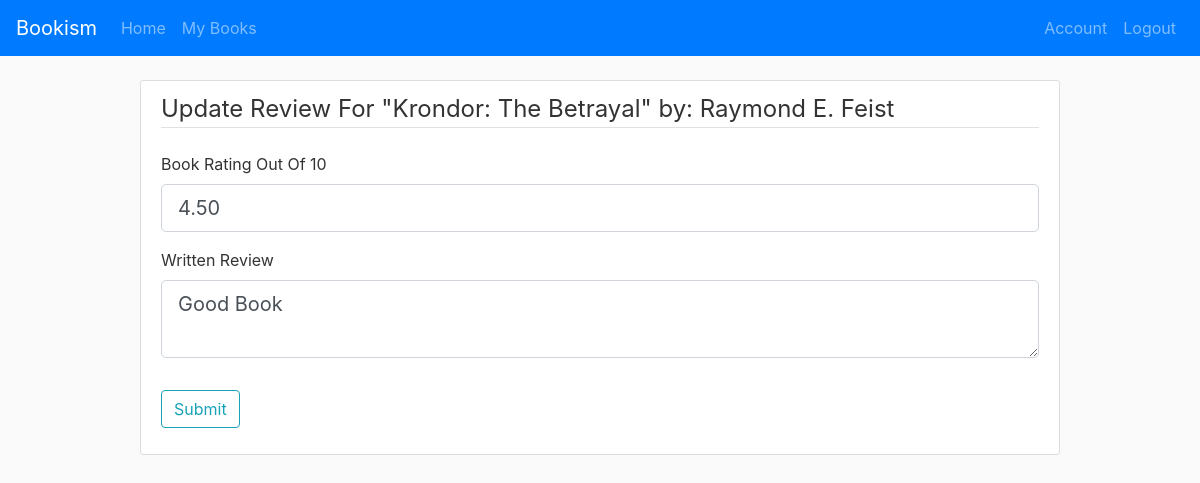
Before: /review/1 (signed in) with the older database file.
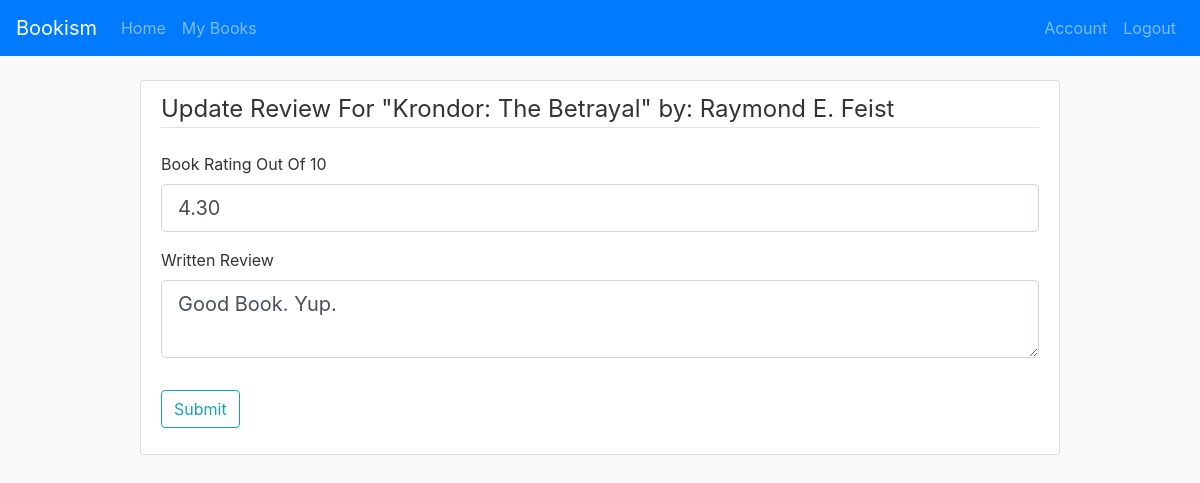
After: the same page with the newer database file.
### project1/models.py (models this page shows)
class Book(db.Model):
    id = db.Column(db.Integer, primary_key=True)
    isbn = db.Column(db.String(25), nullable=False)
    title = db.Column(db.String(50), nullable=False)
    author = db.Column(db.String(25), nullable=False)
    year = db.Column(db.Integer, nullable=False)
    count_ratings = db.Column(db.Integer)
    overall_rating = db.Column(db.Float)
    reviews = db.relationship("Review", back_populates="books")

class Review(db.Model):
    book_id = db.Column(db.String(25), db.ForeignKey('book.id'), primary_key = True)
    user_id = db.Column(db.Integer, db.ForeignKey('user.id'), primary_key = True)
    username = db.Column(db.String(25), nullable=False)
    bookname = db.Column(db.String(50), nullable=False)
    review = db.Column(db.Text)
    rating = db.Column(db.Float)
    books = db.relationship("Book", back_populates="reviews")
    users = db.relationship("User", back_populates="reviews")

### project1/routes.py (the view, shortened to what this page needs)
@app.route('/review/<int:id>', methods=['GET', 'POST'])
@login_required
def review(id):
    form = ReviewForm()            # Create the form
    book = Book.query.get(int(id)) # Get the book from the database
    r = Review.query.filter_by(book_id=id, user_id=current_user.id).first()
    heading = "New" # Used as aheading in the HTML
    if book is None:  # Check that the book exists
        flash('That Book ID Is Invalid', 'info')
        redirect(url_for('index'))
    if r:
        form.review.data = r.review
        form.rating.data = r.rating
        heading = "Update"
    return render_template('review.html', heading=heading, form=form, book=book)

### project1/forms.py
class ReviewForm(FlaskForm):
    rating =  DecimalField('Book Rating Out Of 10',
        validators=([DataRequired(), NumberRange(min=0, max=10)]))
    review = TextAreaField('Written Review')
    submit = SubmitField('Submit')

### project1/models.py (called while the page is built)
@login_manager.user_loader
def load_user(user_id):
    return User.query.get(int(user_id))

### project1/templates/review.html (shortened to what this page needs)
{% extends "index.html" %}
{% block body %}
<div class="content-section">
  <form action="" method="post">
    <fieldset class="form-group">
      <legend class="border-bottom mb-4">{{ heading }}  Review  For  "{{ book.title }}"   by:  {{ book.author }}</legend>
      <div class="form-group">
        {{ form.rating.label(class="form-control-label") }}
        {% if form.rating.errors %}
          {{ form.rating(class="form-control form-control-lg is-invalid") }}
          <div class="invalid-feedback">
            {% for error in form.rating.errors %}
              <span>{{ error }}</span>
            {% endfor %}
          </div>
        {% else %}
          {{ form.rating(class="form-control form-control-lg") }}
        {% endif %}
      </div>
      <div class="form-group">
        {{ form.review.label(class="form-control-label") }}
        {% if form.review.errors %}
          {{ form.review(class="form-control form-control-lg is-invalid") }}
          <div class="invalid-feedback">
            {% for error in form.review.errors %}
              <span>{{ error }}</span>
            {% endfor %}
          </div>
        {% else %}
          {{ form.review(class="form-control form-control-lg") }}
        {% endif %}
      </div>
    </fieldset>
    <div class="form-group">
      {{ form.submit(class="btn btn-outline-info") }}
    </div>
  </form>
</div>
{% endblock %}

### project1/templates/index.html (shortened to what this page needs)
<!DOCTYPE html>
<html>
  <head>
    <link rel="stylesheet" href="https://stackpath.bootstrapcdn.com/bootstrap/4.5.0/css/bootstrap.min.css"
>
    <link rel="stylesheet" type="text/css" href="{{ url_for('static', filename='main.css') }}">
  </head>
  <body>
    <nav class="navbar navbar-expand-lg navbar-dark bg-primary fixed-top">
      <a class="navbar-brand" href="/">Bookism</a>
      <div class="collapse navbar-collapse" id="navbarNav">
        <ul class="navbar-nav">
          <li class="nav-item">
            <a class="nav-link" href="{{ url_for('index') }}">Home</a>
          </li>
          <li class="nav-item">
            <a class="nav-link" href="{{ url_for('user') }}">My Books</a>
          </li>
        </ul>
      </div>
      <div class="navbar-nav">
        {% if current_user.is_authenticated %}
          <a class="nav-item nav-link" href="{{ url_for('profile') }}">Account</a>
          <a class="nav-item nav-link" href="{{ url_for('logout') }}">Logout</a>
        {% else %}
          <a class="nav-item nav-link" href="{{ url_for('login') }}">Login</a>
          <a class="nav-item nav-link" href="{{ url_for('register') }}">Register</a>
        {% endif %}
      </div>
    </nav>
    <main role="main" class="container">
      <div class="row justify-content-center">
        <div class="col-md-10">
          {% block body %}{% endblock %}
        </div>
      </div>
    </main>
  </body>
</html>

### project1/static/main.css (style rules this page uses)
body { background: #fafafa; color: #333333; margin-top: 5rem; }
.content-section { background: #ffffff; padding: 10px 20px; border: 1px solid #dddddd; border-radius: 3px; margin-bottom: 20px; }

Changed rows visible on the page:
removed Review: rating "4.50", review "Good Book"
added Review: rating "4.30", review "Good Book. Yup."
